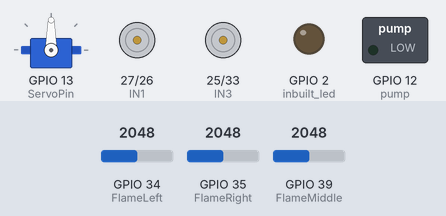
A sketch run on a simulated ESP32. Parts: servo, motor-driver pin pairs drawn as motors (green arrow = first pin HIGH = forward, orange = second pin HIGH = backward, longer = more drive, scaled by the enable pin), switched loads named in the sketch (green lamp = pin HIGH), output pins drawn as LEDs (lit = HIGH). The inputs (shaded band) are chosen by the test bench; at power-on: GPIO 34 (FlameLeft) = 2048, GPIO 39 (FlameMiddle) = 2048, GPIO 35 (FlameRight) = 2048. WiFi joins after 1.5 s; servers stay silent unless stated; web services answer with replies made up by the test bench; what the sketch prints to the serial monitor is not drawn.

Above: at 2.9 s.
3.0 s: GPIO 34 (FlameLeft) set to 534
4.5 s: GPIO 34 (FlameLeft) set to 453
At 4.6 s:
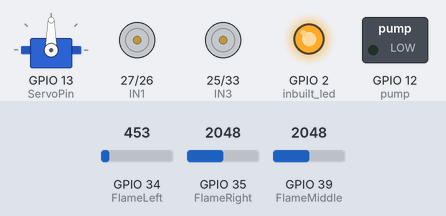
At 5.1 s:
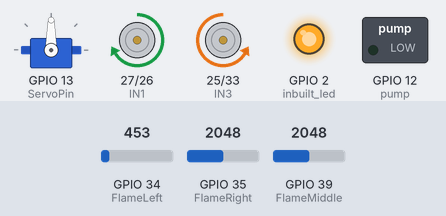
10.5 s: GPIO 39 (FlameMiddle) set to 491
At 10.95 s:
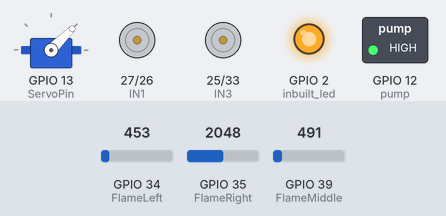
Timing chart, 0 to 19.5 s (numbered marks = the images above; inputs shaded):
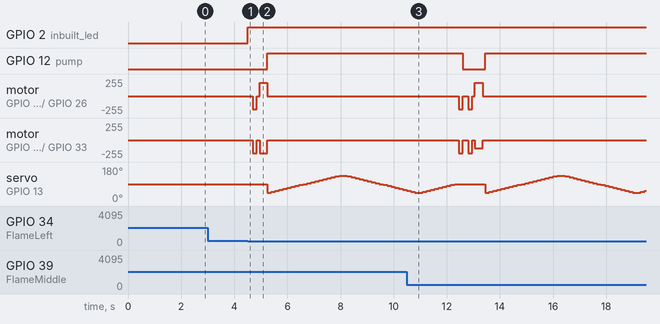

Measured:
- the behaviour switches between 500 and 499 on GPIO 34 (FlameLeft) (found by bisection; images 0 and 1)
- after the input at 3.0 s, every drawn part: stays the same
- after the input at 4.5 s, GPIO 2 (inbuilt_led): LOW → HIGH at once; GPIO 12 (pump): LOW → HIGH after 0.75 s

The sketch:

Fire_Fighter_WhatsApp_Alert.ino
```cpp
#include <ESP32Servo.h>      // Library for controlling servo motors with ESP32
#include <WiFi.h>            // Library to connect ESP32 to WiFi
#include <HTTPClient.h>      // Library to make HTTP requests
#include <UrlEncode.h>       // Library to encode URL messages for HTTP

// ----- Pin Definitions -----
#define IN1 27               // Motor A input pin 1
#define IN2 26               // Motor A input pin 2
#define IN3 25               // Motor B input pin 1
#define IN4 33               // Motor B input pin 2

#define ENA 14               // PWM control pin for Motor A
#define ENB 32               // PWM control pin for Motor B

#define pump 12              // Pin connected to relay controlling the water pump
#define ServoPin 13          // Servo motor signal pin

#define FlameLeft 34         // Analog input pin for left flame sensor
#define FlameMiddle 39       // Analog input pin for middle flame sensor
#define FlameRight 35        // Analog input pin for right flame sensor

#define inbuilt_led 2        // On-board LED pin for ESP32

// Time constants (in milliseconds)
#define move_forward 300     // Forward movement time
#define turning_time 300     // Turning duration
#define move_backward 150    // Backward movement time
#define stop_delay 100       // Delay after stopping

int fireThreshold = 500;     // Analog value threshold to detect fire
int motorSpeed = 200;        // Speed of motors (PWM value from 0-255)

// ----- WiFi and WhatsApp Configuration -----
const char* ssid = "Tplink";            // WiFi SSID
const char* password = "0187754ss@@";   // WiFi password
String phoneNumber = "+8801829612149";  // WhatsApp recipient phone number
String apiKey = "7257294";              // API key for CallMeBot WhatsApp alert

// ----- Objects -----
Servo myServo;              // Create servo motor object

// ----- Global Variables -----
bool fireDetected = false;  // Flag for fire detection
bool messageSent = false;   // Flag to prevent multiple alert messages

void setup() {
  Serial.begin(115200);     // Start serial communication

  // Set motor control pins as output
  pinMode(IN1, OUTPUT);
  pinMode(IN2, OUTPUT);
  pinMode(IN3, OUTPUT);
  pinMode(IN4, OUTPUT);
  pinMode(ENA, OUTPUT);
  pinMode(ENB, OUTPUT);

  // Set other component pins
  pinMode(pump, OUTPUT);
  pinMode(inbuilt_led, OUTPUT);
  pinMode(FlameLeft, INPUT);
  pinMode(FlameMiddle, INPUT);
  pinMode(FlameRight, INPUT);

  // Attach servo motor to pin
  myServo.attach(ServoPin);
  myServo.write(90);  // Center servo

  // Ensure pump and LED are off initially
  digitalWrite(pump, LOW);
  digitalWrite(inbuilt_led, LOW);

  // Connect to WiFi
  WiFi.begin(ssid, password);
  Serial.println("Connecting to WiFi...");
  while (WiFi.status() != WL_CONNECTED) {
    delay(500);               // Wait half a second
    Serial.print(".");        // Print dot for progress
  }
  Serial.println("\nConnected! IP Address:");
  Serial.println(WiFi.localIP());  // Show ESP32 IP address

  sendAlert("🔥 Firefighter Robot is now Online!");  // Send startup message
}

void loop() {
  // Read analog values from flame sensors
  int leftSensor = analogRead(FlameLeft);
  int middleSensor = analogRead(FlameMiddle);
  int rightSensor = analogRead(FlameRight);

  // Check if any sensor detects fire (value below threshold)
  if (leftSensor < fireThreshold || middleSensor < fireThreshold || rightSensor < fireThreshold) {
    fireDetected = true;
    messageSent = true;  // Allow sending alert
  } else {
    fireDetected = false;
    messageSent = false; // Reset message flag
  }

  if (fireDetected) {
    firefightMode(leftSensor, middleSensor, rightSensor);  // Start firefighting
  } else {
    stopMoving();               // Stop robot
    digitalWrite(pump, LOW);    // Turn off pump
    digitalWrite(inbuilt_led, LOW);  // Turn off LED
    myServo.write(90);          // Center the servo
  }
}

void firefightMode(int left, int middle, int right) {
  digitalWrite(inbuilt_led, HIGH);  // Turn on LED as alarm indicator

  // Send WhatsApp alert only once
  if (messageSent) {
    sendAlert("😰 Fire detected! Don't Worry, Firefighter Robot is Taking Action 😀.");
    messageSent = false;
  }

  // ******************** Robot Movement Logic ********************

  // Fire detected on right and middle sensors
  if (middle < fireThreshold && right < fireThreshold) {
    moveBackward();
    delay(move_backward);
    stopMoving();
    delay(stop_delay);
    slightRight();             // Slight right turn
    delay(turning_time);
    stopMoving();
    delay(stop_delay);
  }
  // Fire detected on left and middle sensors
  else if (middle < fireThreshold && left < fireThreshold) {
    moveBackward();
    delay(move_backward);
    stopMoving();
    delay(stop_delay);
    slightLeft();              // Slight left turn
    delay(turning_time);
    stopMoving();
    delay(stop_delay);
  }
  // Fire detected in the middle only
  else if (middle < fireThreshold) {
    moveForward();             // Move straight
    delay(move_forward);
    stopMoving();
    delay(stop_delay);
  }
  // Fire detected on left only
  else if (left < fireThreshold) {
    moveBackward();
    delay(move_backward);
    stopMoving();
    delay(stop_delay);
    turnLeft();                // Full left turn
    delay(turning_time);
    stopMoving();
  }
  // Fire detected on right only
  else if (right < fireThreshold) {
    moveBackward();
    delay(move_backward);
    stopMoving();
    delay(stop_delay);
    turnRight();               // Full right turn
    delay(turning_time);
    stopMoving();
  }
  else {
    stopMoving();              // No fire detected - stay still
  }

  digitalWrite(pump, HIGH);    // Activate pump to spray water

  // Sweep servo left to right to spray water
  for (int angle = 45; angle <= 135; angle += 5) {
    myServo.write(angle);
    delay(150);
  }
  for (int angle = 135; angle >= 45; angle -= 5) {
    myServo.write(angle);
    delay(150);
  }
  for (int angle = 45; angle <= 90; angle += 5) {
    myServo.write(angle);
    delay(150);
  }

  reset();  // Reset robot after spraying
}

void reset() {
  moveBackward();              // Move back a bit
  delay(move_backward);
  stopMoving();                // Stop
  digitalWrite(pump, LOW);     // Turn off pump
  digitalWrite(inbuilt_led, LOW);  // Turn off LED
}

// ---- Motor Control Functions ----
void moveForward() {
  digitalWrite(IN1, HIGH);
  digitalWrite(IN2, LOW);
  digitalWrite(IN3, HIGH);
  digitalWrite(IN4, LOW);
  analogWrite(ENA, motorSpeed);  // Set motor speed
  analogWrite(ENB, motorSpeed);
}

void moveBackward() {
  digitalWrite(IN1, LOW);
  digitalWrite(IN2, HIGH);
  digitalWrite(IN3, LOW);
  digitalWrite(IN4, HIGH);
  analogWrite(ENA, motorSpeed);
  analogWrite(ENB, motorSpeed);
}

void turnLeft() {
  digitalWrite(IN1, HIGH);
  digitalWrite(IN2, LOW);
  digitalWrite(IN3, LOW);
  digitalWrite(IN4, HIGH);
  analogWrite(ENA, motorSpeed);
  analogWrite(ENB, motorSpeed);
}

void turnRight() {
  digitalWrite(IN1, LOW);
  digitalWrite(IN2, HIGH);
  digitalWrite(IN3, HIGH);
  digitalWrite(IN4, LOW);
  analogWrite(ENA, motorSpeed);
  analogWrite(ENB, motorSpeed);
}

void slightLeft() {
  digitalWrite(IN1, HIGH);
  digitalWrite(IN2, LOW);
  digitalWrite(IN3, LOW);
  digitalWrite(IN4, HIGH);
  analogWrite(ENA, motorSpeed);
  analogWrite(ENB, motorSpeed * 0.6);  // Reduce speed of right motor
}

void slightRight() {
  digitalWrite(IN1, LOW);
  digitalWrite(IN2, HIGH);
  digitalWrite(IN3, HIGH);
  digitalWrite(IN4, LOW);
  analogWrite(ENA, motorSpeed * 0.6);  // Reduce speed of left motor
  analogWrite(ENB, motorSpeed);
}

void stopMoving() {
  digitalWrite(IN1, LOW);
  digitalWrite(IN2, LOW);
  digitalWrite(IN3, LOW);
  digitalWrite(IN4, LOW);
  analogWrite(ENA, 0);         // Stop both motors
  analogWrite(ENB, 0);
}

// ---- WhatsApp Alert Function ----
void sendAlert(String message) {
  if (WiFi.status() == WL_CONNECTED) {
    // Build API request URL with message
    String url = "https://api.callmebot.com/whatsapp.php?phone=" + phoneNumber + "&apikey=" + apiKey + "&text=" + urlEncode(message);
    HTTPClient http;
    http.begin(url);            // Start HTTP connection
    int httpResponseCode = http.POST(url);  // Send POST request

    if (httpResponseCode == 200) {
      Serial.println("✅ WhatsApp Message Sent Successfully!");
    } else {
      Serial.print("❌ Failed to send WhatsApp message. HTTP Error: ");
      Serial.println(httpResponseCode);
    }
    http.end();  // End HTTP connection
  } else {
    Serial.println("❌ WiFi not connected. Cannot send alert.");
  }
}
```
